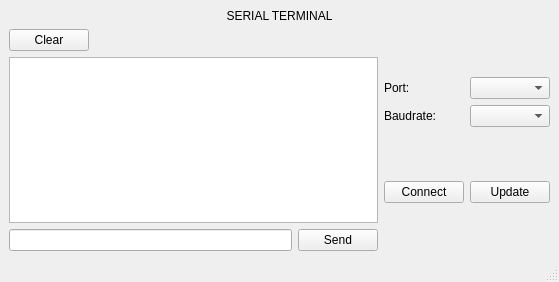
<?xml version="1.0" encoding="UTF-8"?>
<ui version="4.0">
 <class>MainWindow</class>
 <widget class="QMainWindow" name="MainWindow">
  <property name="geometry">
   <rect>
    <x>0</x>
    <y>0</y>
    <width>559</width>
    <height>282</height>
   </rect>
  </property>
  <property name="windowTitle">
   <string>MainWindow</string>
  </property>
  <property name="styleSheet">
   <string notr="true">#connectBtn::checked{
	background-color: rgb(0, 255, 127);
}</string>
  </property>
  <widget class="QWidget" name="centralwidget">
   <layout class="QVBoxLayout" name="verticalLayout_4">
    <item>
     <widget class="QLabel" name="label">
      <property name="text">
       <string>SERIAL TERMINAL</string>
      </property>
      <property name="alignment">
       <set>Qt::AlignCenter</set>
      </property>
     </widget>
    </item>
    <item>
     <layout class="QHBoxLayout" name="horizontalLayout_5">
      <item>
       <layout class="QVBoxLayout" name="verticalLayout_3">
        <item>
         <layout class="QHBoxLayout" name="horizontalLayout_6">
          <item>
           <widget class="QPushButton" name="clearBtn">
            <property name="text">
             <string>Clear</string>
            </property>
           </widget>
          </item>
          <item>
           <spacer name="horizontalSpacer">
            <property name="orientation">
             <enum>Qt::Horizontal</enum>
            </property>
            <property name="sizeHint" stdset="0">
             <size>
              <width>40</width>
              <height>20</height>
             </size>
            </property>
           </spacer>
          </item>
         </layout>
        </item>
        <item>
         <widget class="QTextBrowser" name="Terminal"/>
        </item>
        <item>
         <layout class="QHBoxLayout" name="horizontalLayout_4">
          <item>
           <widget class="QLineEdit" name="input"/>
          </item>
          <item>
           <widget class="QPushButton" name="sendBtn">
            <property name="text">
             <string>Send</string>
            </property>
           </widget>
          </item>
         </layout>
        </item>
       </layout>
      </item>
      <item>
       <layout class="QVBoxLayout" name="verticalLayout_2">
        <item>
         <layout class="QVBoxLayout" name="verticalLayout">
          <item>
           <layout class="QHBoxLayout" name="horizontalLayout">
            <item>
             <widget class="QLabel" name="label_2">
              <property name="text">
               <string>Port:</string>
              </property>
             </widget>
            </item>
            <item>
             <widget class="QComboBox" name="portList"/>
            </item>
           </layout>
          </item>
          <item>
           <layout class="QHBoxLayout" name="horizontalLayout_2">
            <item>
             <widget class="QLabel" name="label_3">
              <property name="text">
               <string>Baudrate:</string>
              </property>
             </widget>
            </item>
            <item>
             <widget class="QComboBox" name="baudrateList"/>
            </item>
           </layout>
          </item>
         </layout>
        </item>
        <item>
         <layout class="QHBoxLayout" name="horizontalLayout_3">
          <item>
           <widget class="QPushButton" name="connectBtn">
            <property name="text">
             <string>Connect</string>
            </property>
            <property name="checkable">
             <bool>true</bool>
            </property>
           </widget>
          </item>
          <item>
           <widget class="QPushButton" name="updateBtn">
            <property name="text">
             <string>Update</string>
            </property>
           </widget>
          </item>
         </layout>
        </item>
       </layout>
      </item>
     </layout>
    </item>
   </layout>
  </widget>
  <widget class="QMenuBar" name="menubar">
   <property name="geometry">
    <rect>
     <x>0</x>
     <y>0</y>
     <width>559</width>
     <height>21</height>
    </rect>
   </property>
  </widget>
  <widget class="QStatusBar" name="statusbar"/>
 </widget>
 <resources/>
 <connections/>
</ui>
